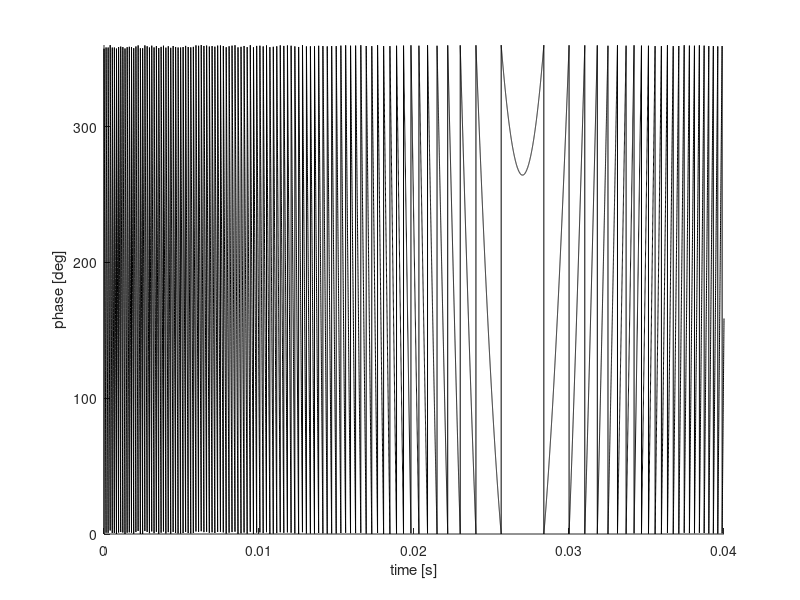
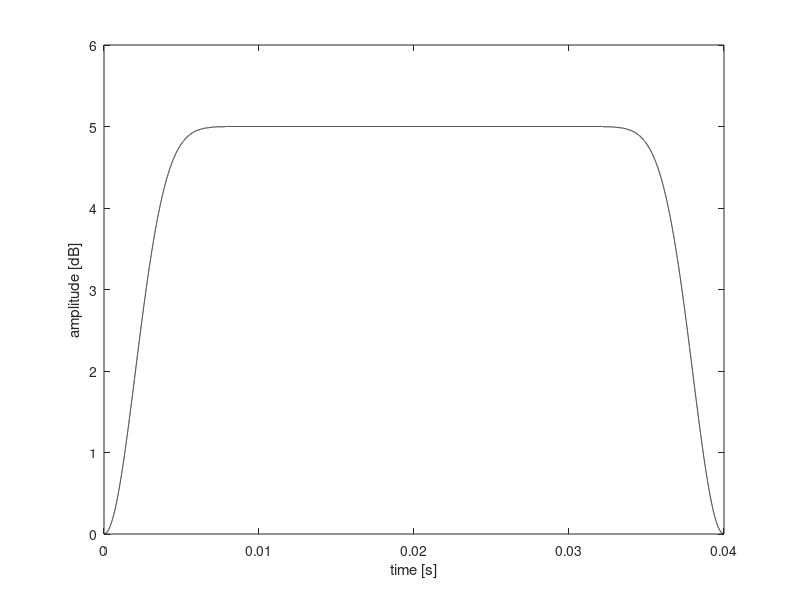

MATLAB code for these plots, in order:
% CHIRP phase table generator for Tecmag
% Adapted from Tecmag's CHIRP script

clear
clc
close all

%%%%%%% User-defined parameters %%%%%%%

% dt = 500e-9 ; %time per point in waveform (s) [Scout limit is 20ns]
N = 40000; %points to define the waveform
tau = 40e-3; %pulse length (s)
sliceheight = 0.040; %mm
G = 6.59; %T m-1, B0 field gradient
offset = 0.007; %mm, frequency offset (if applicable)
amplitude = 5; %dB, for Tecmag
% NOTE: positive offset moves to the left in the FT spectrum (negative
% position)

%%%%%%% END User-defined parameters %%%%%%%


% N = round(tau/dt); %number of points per pulse waveform
dt = (tau/N); %time per point in waveform (s) [Scout limit is 20 ns]
gamma = 42.576; %MHz T-1
SW = sliceheight*G*gamma*1000; %Hz
offsetHz = offset*1000*G*gamma; %Hz

phase = zeros(N,1);

ind = 1:N;
f = (ind-N/2)*(SW/N);
inc = 2*pi*f*dt;
o_inc = 2*pi*offsetHz*dt;

for i = 1:N-1
    phase(i+1) = phase(i)+inc(i)-o_inc;
end

phase = mod((phase*360/2/pi),360);
dlmwrite('CHIRP_Phase.dat',phase);



figure(1)
hold on
t = linspace(0,tau,N);
plot(t,phase,'-k')
xlabel('time [s]')
ylabel('phase [deg]')
ylim([0 360])

tamp = linspace(0,tau,N);
amp = amplitude*(1-(cos(pi*tamp/tau)).^40);
dlmwrite('CHIRP_Amp.dat',amp');

figure(2)
plot(tamp,amp,'-k')
xlabel('time [s]')
ylabel('amplitude [dB]')
ylim([0 amplitude+1])
